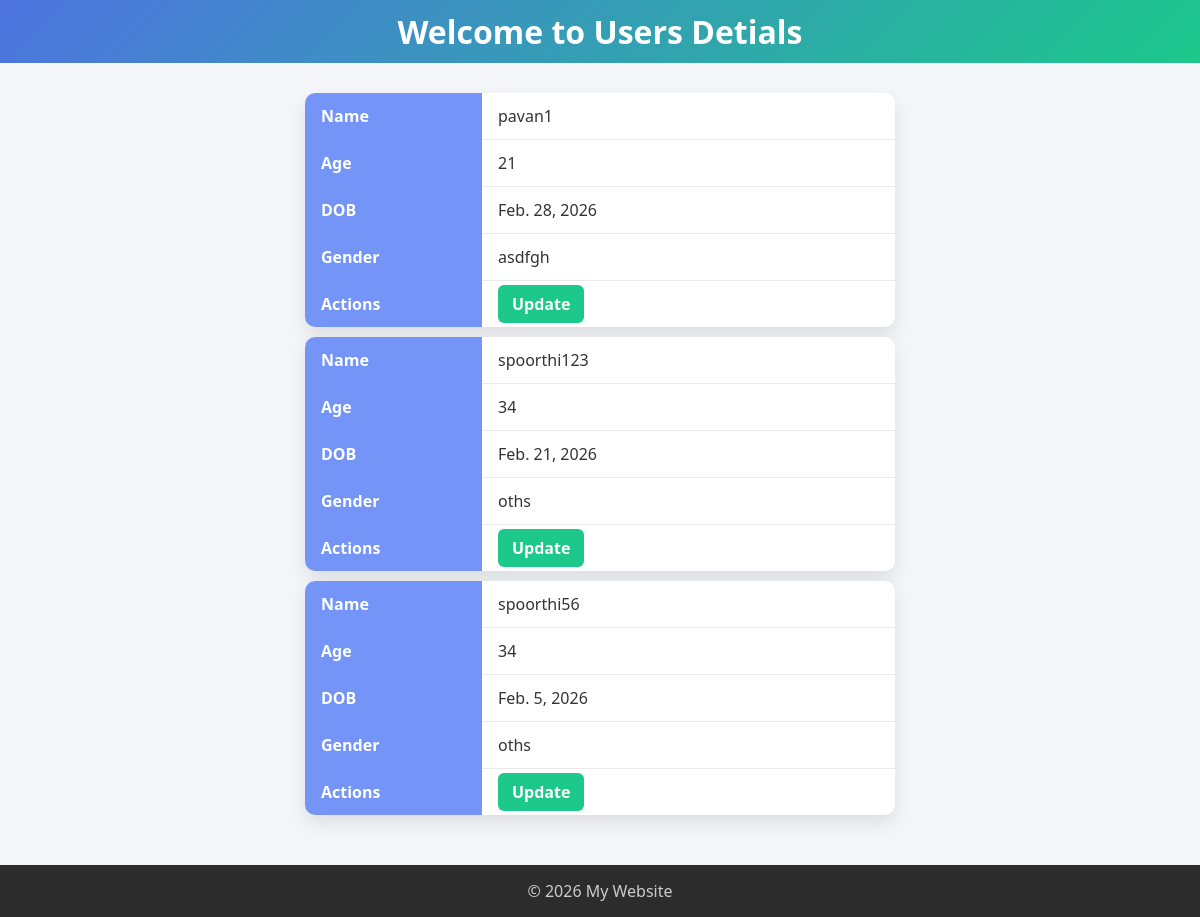
The app's page /karthik/app2/Teachers.html with its own data.
### app1/models.py (models this page shows, shortened)
class Teachers(models.Model):
    name = models.CharField(max_length=100)
    age = models.IntegerField(null=True,blank=True)
    Password = models.CharField(null=True,blank=True)
    Address = models.CharField(null=True,blank=True)
    DOB = models.DateField(null=True,blank=True)
    Gender = models.CharField(null=True,blank=True)

### app1/views.py (the view)
# urls.py: path('app2/Teachers.html', app1,name='app1'),
def app1(request):
 teachers = Teachers.objects.all()
 return render(request,'Teachers.html',{'teachers':teachers})

### templates/Teachers.html (shortened to what this page needs)
{% load static %}
<!DOCTYPE html>
<html lang="en">
<head>
 <link rel="stylesheet" href="{% static 'teachers.css' %}">
</head>
<body>
    <header>
        <h1>Welcome to Users Detials</h1>
    </header>
    <main>
        <section>
            {% for teacher in teachers %}
            <table>
                <tr>
                    <th>Name</th>
                    <td>{{ teacher.name }}</td>
                </tr>
                <tr>
                    <th>Age</th>
                    <td>{{ teacher.age }}</td>
                </tr>
                <tr>
                    <th>DOB</th>
                    <td>{{ teacher.DOB }}</td>
                </tr>
                <tr>
                    <th>Gender</th>
                    <td>{{ teacher.Gender }}</td>
                </tr>
                <tr>
                    <th>Actions</th>
                    <td><a href="{% url 'update' teacher.id %}">Update</a></td>
                </tr>
            </table>
            {% endfor %}
        </section>
    </main>
    <footer>
        <p>© 2026 My Website</p>
    </footer>
</body>
</html>

### static/teachers.css (style rules this page uses)
* { margin: 0; padding: 0; box-sizing: border-box; font-family: "Segoe UI", Tahoma, Geneva, Verdana, sans-serif; }
body { background: #f4f6f9; color: #333; }
header { background: linear-gradient(135deg, #4e73df, #1cc88a); color: white; padding: 10px; text-align: center; }
main { padding: 20px 10px; }
table { width: 50%; margin: 10px auto; border-collapse: collapse; background: #ffffff; box-shadow: 0 8px 20px rgba(0, 0, 0, 0.1); border-radius: 10px; overflow: hidden; }
th { background: #7495f7; color: #fff; text-align: left; padding: 12px 16px; width: 30%; }
td { padding: 12px 16px; border-bottom: 1px solid #eaeaea; }
tr:last-child td { border-bottom: none; }
a { text-decoration: none; background: #1cc88a; color: white; padding: 8px 14px; border-radius: 6px; font-weight: 600; transition: 0.3s ease; }
footer { margin-top: 20px; background: #2c2c2c; color: #ccc; text-align: center; padding: 15px; }

### records on screen
Teachers: name "pavan1", age "21", DOB "Feb. 28, 2026", Gender "asdfgh"
Teachers: name "spoorthi123", age "34", DOB "Feb. 21, 2026", Gender "oths"
Teachers: name "spoorthi56", age "34", DOB "Feb. 5, 2026", Gender "oths"
